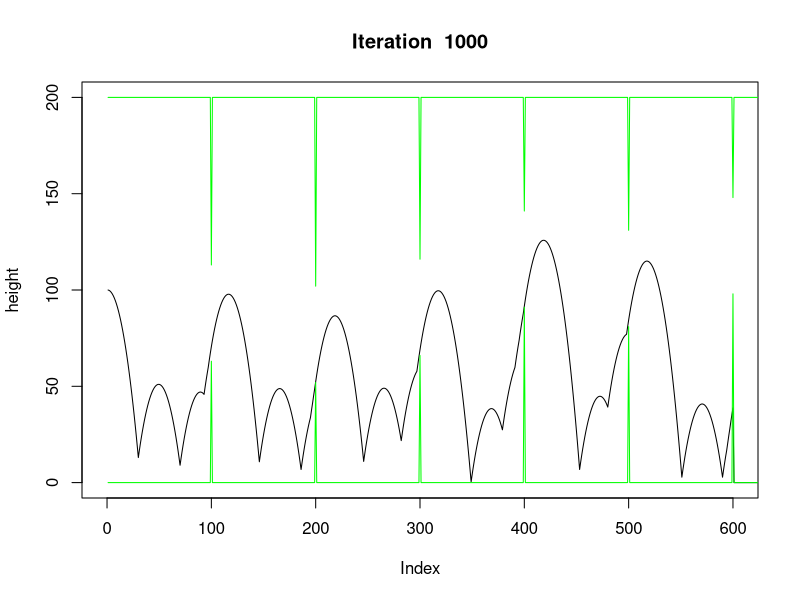
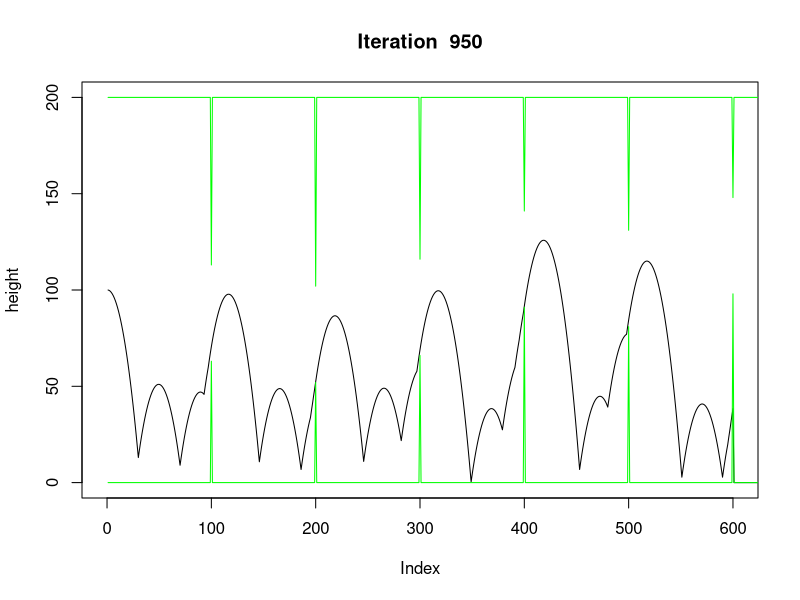
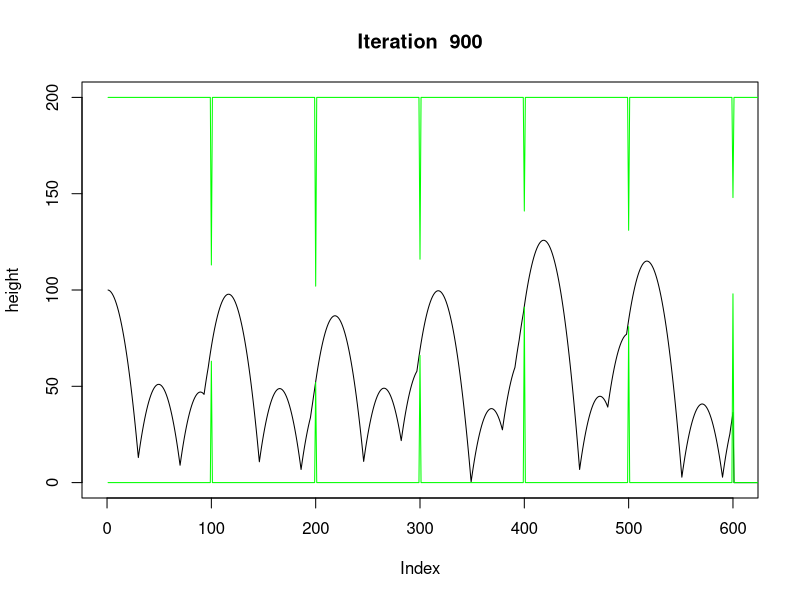
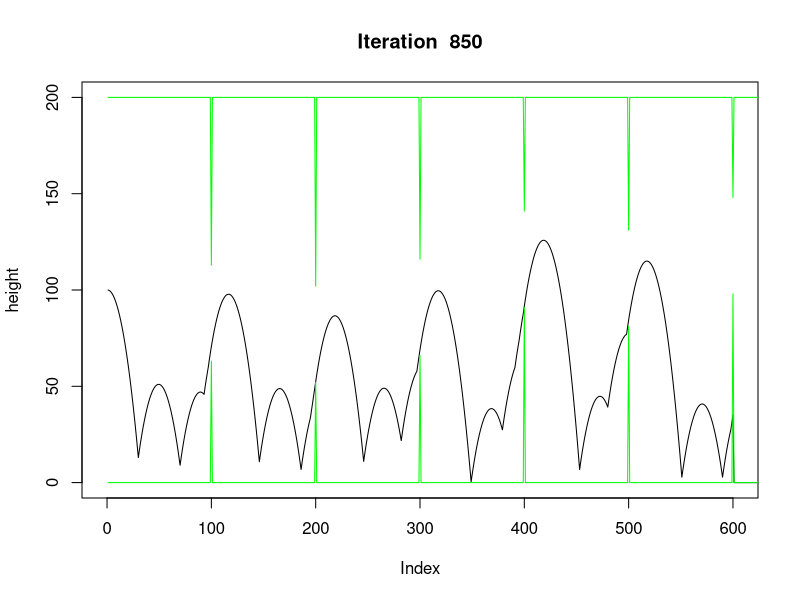
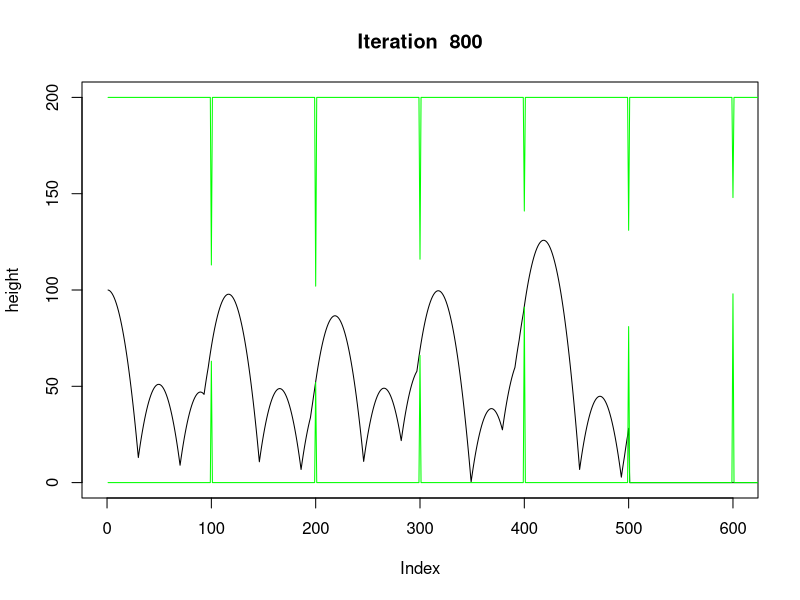
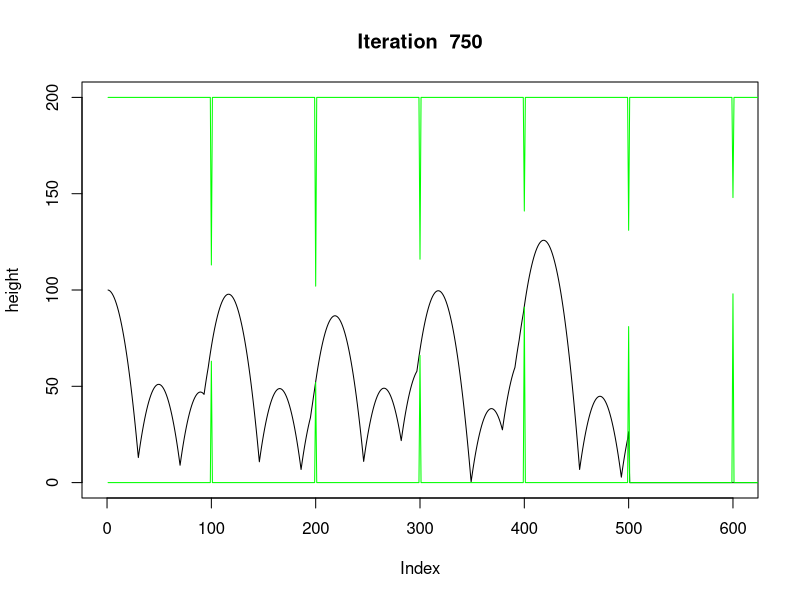
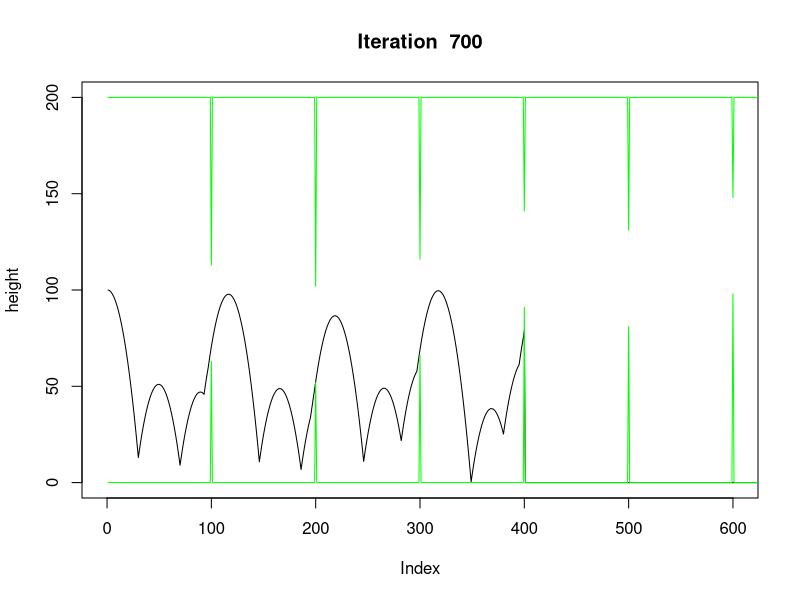
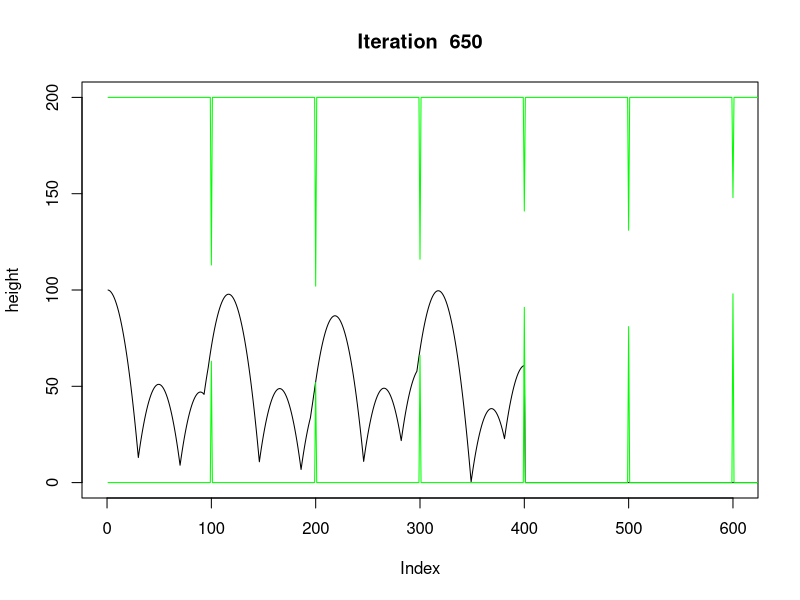

Here is the R script that generated these plots, in order:
# This program was inspired by the popular Flappy Bird game
# in which players try to get a bird through a series of scrolling
# pipes. This program attempts to solve a problem similar to 
# that of Flappy Bird using reinforcement learning.

# Game set up

# length of map
reps = 800
# lowest and highest allowed agent height
bottom = 0; top = 200
# distance (time) between each pipe
xDistBetweenPipes = 100
# distance between each pipe end
yDistBetweenPipes = 50
# how close to the top or bottom can the pipe ends be
minPipeCentreFromEdge = yDistBetweenPipes + 20
maxPipeCentreFromEdge = top - bottom - minPipeCentreFromEdge

pipeCentres = rep(0,reps)
# put a pipe centre at every xDistBetweenPipes
# pipesCentres[t] : the centre point of the pipe (if any) at time t
pipeCentres[(1:reps) %% xDistBetweenPipes == 0] = round(minPipeCentreFromEdge + runif(reps/xDistBetweenPipes) * (maxPipeCentreFromEdge - minPipeCentreFromEdge))
# the extremes of each pipe
highPipeBottoms = ifelse(pipeCentres>0, pipeCentres+ yDistBetweenPipes/2,top)
lowPipeTops = ifelse(pipeCentres>0, pipeCentres - yDistBetweenPipes/2,bottom)
# pipeDist[t] : horizontal distance to next nearest pipe at time t
pipeDist = rep(xDistBetweenPipes : 1, reps/xDistBetweenPipes)

# heights[t] : height of agent at time t
# ups[t] : whether or not to go up at time t
# vs[t] : speed at time t
vs = ups = heights = rep(0,reps)


isAlive = function(height, bottom, lowPipeTop, highPipeBottom, top) {
  return (height > bottom & height > lowPipeTop & height < highPipeBottom & height < top)
}

# split the agent height into groups of 55
getHeightState = function(height) {
  return(floor((height)/(top-bottom+1)*55)+1)
}

# split the distance to next pipe into groups of 55
getPipeXDistState = function(pipeXDist) {
  return(floor((pipeXDist-1)/xDistBetweenPipes*55)+1)
}

# split the vertical distance between the agent and the next obstacle into groups of 55
getPipeYDistState = function(pipeYDist) {
  minYDist = bottom - (top - minPipeCentreFromEdge)
  maxYDist = top - (bottom + minPipeCentreFromEdge)
  return(floor((pipeYDist - minYDist) / (maxYDist - minYDist) * 55)+1)
}

states = data.frame("heightState" = rep(0,reps),"pipeXDistState"=rep(0,reps),"pipeYDistState"=rep(0,reps))

# Learning setup
# height x pipeXDist x pipeYDist x tap
# it's generally better to not go up then go up
highReward = rep(2, 55*55*55); # for not going up
lowReward = rep(1, 55*55*55); # for going up
rewards = array(c(highReward,lowReward),c(55,55,55,2))
# how much reward do you get for each t you survive
survivalReward = 1
# punishment for loosing the game
lossPunishment = -1000

trainingIterations = 1000
experimentHeights = rep(heights,trainingIterations)
experimentHeights = array(experimentHeights, c(length(heights),trainingIterations))
experimentScores = rep(0,trainingIterations)
# for each time step we go back, the punishment is multplied by this coefficient
punishmentDecay = 0.3
# if we loose, how many previous time steps are punished?
iterationsToGoBack = 20
longTermRewardDecay = 1
longTermPunishmentDecay = 1

for (trainingIteration in 1:trainingIterations) {
  
  survivalReward = survivalReward * longTermRewardDecay
  lossPunishment = lossPunishment * longTermPunishmentDecay
  
  vs = ups = heights = rep(0,reps)
  
  # START GAME
  v = 0     # velocity
  a = -0.2  # acceleration
  height = (top-bottom)/2 # height
  t = 1     # time
  vs[t] = v
  heights[t] = height
  ups[t] = 1
  
  # UPDATE CURRENT STATE
  heightState = getHeightState(height)
  pipeXDistState = getPipeXDistState(pipeDist[t+1])
  # what t value is the next pipe at
  nextPipeTime = t + pipeDist[t+1]
  # where is the centre of the next pipe
  nextPipeCentre = pipeCentres[nextPipeTime]
  pipeYDistState = getPipeYDistState(height-nextPipeCentre)
  # keep track of state
  states[t,] = c(heightState, pipeXDistState, pipeYDistState)
  
  # game loop
  while(isAlive(height, bottom, lowPipeTops[t], highPipeBottoms[t], top)) {
    t = t + 1
    
    # REWARD THE LAST MOVE
    lastHeightState = states[t-1,1]
    lastPipeXDistState = states[t-1,2]
    lastPipeYDistState = states[t-1,3]
    oldReward = rewards[lastHeightState,lastPipeXDistState,lastPipeYDistState,ups[t-1]]
    # rewards[lastHeightState,lastPipeXDistState,lastPipeYDistState,ups[t-1]] = oldReward + survivalReward
    rewards[lastHeightState,lastPipeXDistState,lastPipeYDistState,ups[t-1]] = ((t-1)/(t))* oldReward + (1/t) * survivalReward
    
    # print(paste("rewarding state : ",lastHeightState,lastPipeXDistState,lastPipeYDistState,ups[t-1]))
    
    # UPDATE CURRENT STATE
    heightState = getHeightState(height)
    pipeXDistState = getPipeXDistState(pipeDist[t+1])
    # what t value is the next pipe at
    nextPipeTime = t + pipeDist[t+1]
    # where is the centre of the next pipe
    nextPipeCentre = pipeCentres[nextPipeTime]
    pipeYDistState = getPipeYDistState(height-nextPipeCentre)
    # keep track of state
    states[t,] = c(heightState, pipeXDistState, pipeYDistState)
    
    # CHOOSE A MOVE
    # if the best reward given the current state comes from going up
    if (which.max(rewards[heightState, pipeXDistState,pipeYDistState,]) == 2) {
      # then tap
      ups[t] = 2
      v = 4
    }  else {
      # do not tap
      ups[t] = 1
    }
    
    # UPDATE THE GAME
    v = v + a
    height = max(0,height+v) 
    vs[t] = v
    heights[t] = height
    
  }
  
  currentPunishment = lossPunishment
  for (i in 0:iterationsToGoBack) {
    # PUNISH THE MOVES THAT LEAD UP TO THE LOSS
    lastHeightState = states[t-i,1]
    lastPipeXDistState = states[t-i,2]
    lastPipeYDistState = states[t-i,3]
    oldReward = rewards[lastHeightState,lastPipeXDistState,lastPipeYDistState,ups[t-i]]
    # rewards[lastHeightState,lastPipeXDistState,lastPipeYDistState,ups[t-i]] = oldReward + currentPunishment
    rewards[lastHeightState,lastPipeXDistState,lastPipeYDistState,ups[t-i]] = ((t-1)/(t)) * oldReward + (1/t) * currentPunishment
    currentPunishment = currentPunishment * punishmentDecay
    # print(paste("punishing state : ",lastHeightState,lastPipeXDistState,lastPipeYDistState,ups[t]," for ",currentPunishment))
    
  }
  
  experimentHeights[,trainingIteration] = heights
  experimentScores[trainingIteration] = t
}

# Used to limit the number/size of plots reduced
mA = trainingIterations

# Plot each iteration so you can flick through them
for (j in seq(mA,1,by=-50)) {
  plot(main=paste("Iteration ",j),experimentHeights[,j],xlim=c(0,max(experimentScores)), type = "l", ylim=c(bottom,top),ylab="height")
  lines(highPipeBottoms, col = "green")
  lines(lowPipeTops, col = "green")
}

# Plot all of the performances against each other
plot(experimentHeights[,mA],xlim=c(0,experimentScores[mA]), type = "l", ylim=c(bottom,top),ylab="height",main="All Agent Paths")
lines(highPipeBottoms, col = "green")
lines(lowPipeTops, col = "green")
for (j in mA:1) {
  lines(experimentHeights[,j],col=rgb(1.0,0.0,0.0,0.5))
}

# how did the program do with each iteration?
plot(experimentScores,type="l",xlab="Iteration",ylab="Score",main="Score Improvement Over Time")
